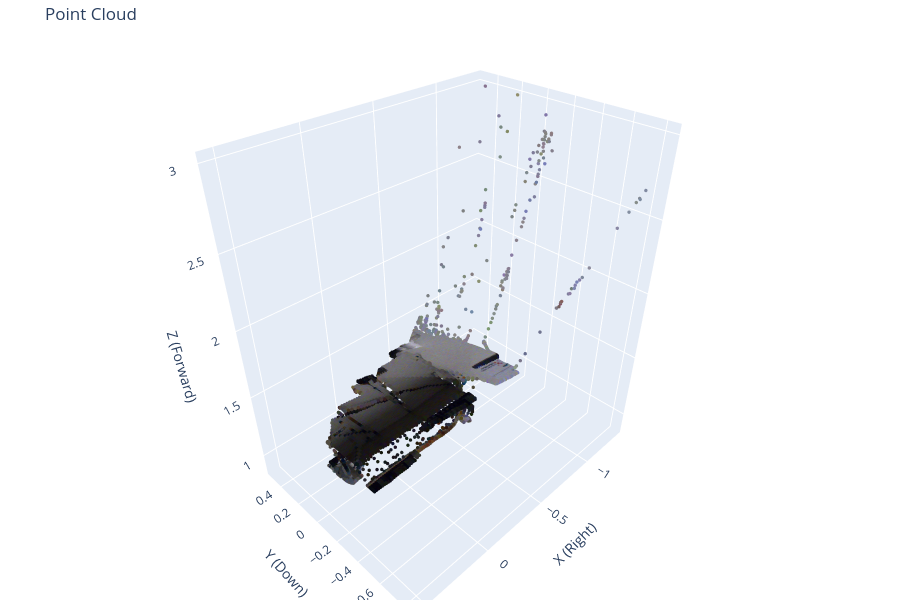

Source (notebook cell):
### Code cell
img_path_left  = "/home/nail/stuff/rgb-ir/rgb-ir-extrinsics/frames/frluas3_2025-12-07-23-00-56/frluas3_camera_array_cam1_image_raw/1.png"
img_path_right = "/home/nail/stuff/rgb-ir/rgb-ir-extrinsics/frames/frluas3_2025-12-07-23-00-56/frluas3_camera_array_cam0_image_raw/1.png"
model_weights  = '/home/nail/stuff/rgb-ir/rgb-ir-extrinsics/RAFT-Stereo/models/raftstereo-middlebury.pth'

model = raft_stereo.load_raft_model(model_weights)

img_size = (720, 540) # (W, H)
preprocessor = raft_stereo.StereoPreprocessor(
    K_rgb_left, d_rgb_left, 
    K_rgb_right, d_rgb_right, 
    q_1_0, t_1_0, 
    img_size
)
print(f"Calculated Baseline: {preprocessor.extrinsics['baseline']:.4f} m")

raw_left = cv2.imread(img_path_left)
raw_right = cv2.imread(img_path_right)

preprocessor.auto_align(raw_left, raw_right)

rect_left, rect_right = preprocessor.rectify_images(raw_left, raw_right)

depth_map = raft_stereo.estimate_stereo_depth(
    rect_left, 
    rect_right, 
    model, 
    preprocessor.intrinsics, 
    preprocessor.extrinsics
)
depth_map = np.abs(depth_map) # Ensure positive

viz.plot_depth_map(depth_map)   
# viz.plot_point_cloud(depth_map, preprocessor.intrinsics, preprocessor.extrinsics)

pts3d = viz.backproject_depth(depth_map, preprocessor.intrinsics)
viz.plot_point_cloud(pts3d, rect_left, min_z=0.5, max_z=3.0, subsample=10)

### Figure 1 — Plotly figure (JSON) as saved in the notebook; plotly's stock layout.template omitted (floating-point values rounded to 4 significant figures; data arrays with more than 128 entries replaced by an {"elided": "..."} marker saying what was removed)
{"data": [{"marker": {"color": {"elided": "38863 str values"}, "opacity": 1, "size": 2}, "mode": "markers", "type": "scatter3d", "x": {"elided": "38863 float values"}, "y": {"elided": "38863 float values"}, "z": {"elided": "38863 float values"}}], "layout": {"height": 600, "margin": {"b": 0, "l": 0, "r": 0, "t": 40}, "scene": {"aspectmode": "data", "xaxis": {"title": {"text": "X (Right)"}}, "yaxis": {"autorange": "reversed", "title": {"text": "Y (Down)"}}, "zaxis": {"title": {"text": "Z (Forward)"}}}, "title": {"text": "Point Cloud"}, "width": 900}}
